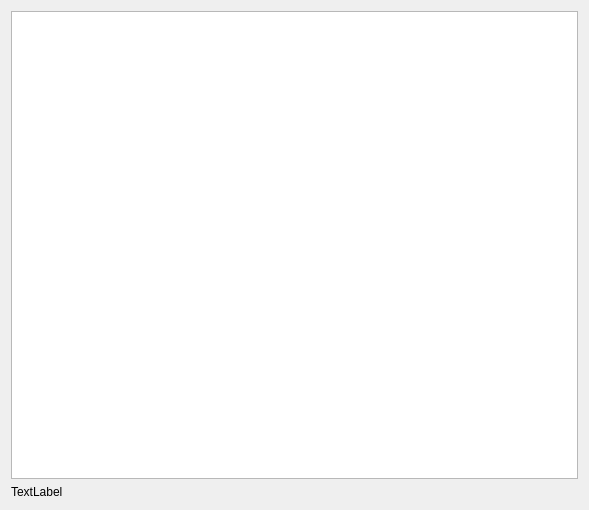
<?xml version="1.0" encoding="UTF-8"?>
<ui version="4.0">
 <class>Dialog</class>
 <widget class="QDialog" name="Dialog">
  <property name="geometry">
   <rect>
    <x>0</x>
    <y>0</y>
    <width>589</width>
    <height>510</height>
   </rect>
  </property>
  <property name="windowTitle">
   <string>ECG Classification</string>
  </property>
  <property name="modal">
   <bool>true</bool>
  </property>
  <layout class="QGridLayout" name="gridLayout" rowstretch="0,0">
   <item row="1" column="0">
    <widget class="QLabel" name="classification">
     <property name="text">
      <string>TextLabel</string>
     </property>
    </widget>
   </item>
   <item row="0" column="0">
    <widget class="PlotWidget" name="signal"/>
   </item>
  </layout>
 </widget>
 <customwidgets>
  <customwidget>
   <class>PlotWidget</class>
   <extends>QGraphicsView</extends>
   <header>pyqtgraph</header>
  </customwidget>
 </customwidgets>
 <resources/>
 <connections/>
</ui>
